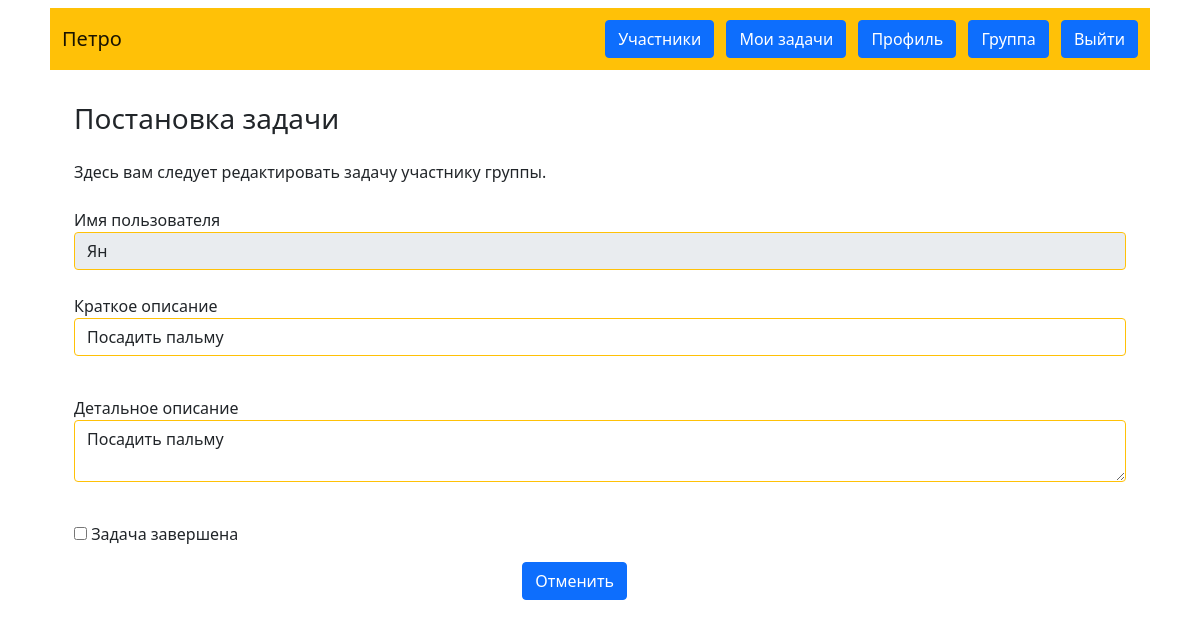
/edit_task/6 (signed in), run on the app's committed database.
### data/users.py (models this page shows, shortened)
class User(SqlAlchemyBase, UserMixin, SerializerMixin):
    __tablename__ = 'Users'
    id = sqlalchemy.Column(sqlalchemy.Integer,
                           primary_key=True, autoincrement=True)
    login = sqlalchemy.Column(sqlalchemy.String, unique=True, nullable=False)
    group = sqlalchemy.Column(sqlalchemy.Integer,
                              sqlalchemy.ForeignKey("Groups.id"))
    email = sqlalchemy.Column(sqlalchemy.String,
                              index=True, unique=True, nullable=False)
    password = sqlalchemy.Column(sqlalchemy.String, nullable=True)

class Task(SqlAlchemyBase, UserMixin, SerializerMixin):
    __tablename__ = 'Tasks'
    id = sqlalchemy.Column(sqlalchemy.Integer,
                           primary_key=True, autoincrement=True)
    user_id = sqlalchemy.Column(sqlalchemy.Integer,
                                sqlalchemy.ForeignKey("Users.id"))
    author_id = sqlalchemy.Column(sqlalchemy.Integer,
                                  sqlalchemy.ForeignKey("Users.id"))
    group_id = sqlalchemy.Column(sqlalchemy.Integer,
                                 sqlalchemy.ForeignKey("Groups.id"))
    short_task = sqlalchemy.Column(sqlalchemy.String, nullable=False)
    detail_task = sqlalchemy.Column(sqlalchemy.String, unique=False)
    completed = sqlalchemy.Column(sqlalchemy.Boolean)

### main.py (the view)
@app.route('/edit_task/<id>', methods=['GET', 'POST'])
@login_required
def edit_task(id):
    form = TaskForm()
    db_sess = db_session.create_session()
    task = db_sess.query(Task).get(id)
    if form.validate_on_submit():
        task.short_task = form.short_task.data
        task.detail_task = form.detail_task.data
        task.completed = form.completed.data
        db_sess.commit()
        return redirect(f'/edit_task/{id}')
    user = db_sess.query(User).get(task.user_id)
    group = db_sess.query(Group).get(current_user.group)
    admin = db_sess.query(User).get(group.group_admin)
    is_admin = False
    if current_user.id == admin.id:
        is_admin = True
    form.login.data = user.login
    form.short_task.data = task.short_task
    form.detail_task.data = task.detail_task
    form.completed.data = task.completed
    form.submit.label.text = 'Изменить'
    return render_template('edit_task.html', title='Изменение задачи', form=form, is_admin=is_admin)

### form/user.py
class TaskForm(FlaskForm):
    login = StringField('Имя пользователя', render_kw={'readonly': True}, validators=[DataRequired()])
    short_task = StringField('Краткое описание', validators=[DataRequired()])
    detail_task = TextAreaField('Детальное описание', validators=[DataRequired()])
    completed = BooleanField('Задача завершена')
    submit = SubmitField('Создать')
    cancel = SubmitField('Отменить')

### data/db_session.py (called while the page is built)
def create_session() -> Session:
    global __factory
    return __factory()

### main.py (called while the page is built)
@login_manager.user_loader
def load_user(user_id):
    db_sess = db_session.create_session()
    return db_sess.query(User).get(user_id)

### templates/edit_task.html (shortened to what this page needs)
{% extends "base.html" %}
{% block content %}
<h3>Постановка задачи</h3>
<p class="my-3 my-md-4">Здесь вам следует редактировать задачу участнику группы.</p>
<form action="" method="post" novalidate>
    <div>
        {{ form.login.label }}<br>
        {{ form.login(class="form-control border border-warning", type="email") }}<br>
    </div>
    <p>
        {{ form.short_task.label }}<br>
        {{ form.short_task(class="form-control border border-warning") }}<br>
    </p>
     <p>
        {{ form.detail_task.label }}<br>
        {{ form.detail_task(class="form-control border border-warning") }}<br>
    </p>
    <p>{{ form.completed() }} {{ form.completed.label }}</p>
     <div class="m4 row justify-content-around">
         <div class="col-2"><a class="btn btn-primary" id="cancel" href="/">Отменить</a></div>
    </div>
</form>
{% endblock %}

### templates/base.html (shortened to what this page needs)
<!doctype html>
<html lang="ru" xmlns="http://www.w3.org/1999/html">
<head>
    <link href="https://cdn.jsdelivr.net/npm/bootstrap@5.1.3/dist/css/bootstrap.min.css" rel="stylesheet"
>
</head>
<body>
<header class="container">
    <nav class="m-2 p-2 navbar navbar-light bg-warning">
        <div><a class="m-1 navbar-brand" href="/index">{{ current_user.login }}</a></div>
        {% if current_user.is_authenticated %}
        <div>
            <a class="m-1 btn btn-primary " href="/members/{{ current_user.group }}">Участники</a>
            <a class="m-1 btn btn-primary " href="/my_tasks">Мои задачи</a>
            <a class="m-1 btn btn-primary " href="/profile">Профиль</a>
            <a class="m-1 btn btn-primary" href="/my_groups">Группа</a>
            <a class="m-1 btn btn-primary" href="/logout">Выйти</a></div>
        {% else %}
        <div>
            <a class="m-1 btn btn-primary " href="/register">Зарегистрироваться</a>
            <a class="m-1 btn btn-success" href="/login">Войти</a>
        </div>
        {% endif %}
    </nav>
</header>
<main role="main" class="container">
    <div class="p-3 m-3">
        {% block content %}{% endblock %}
    </div>
</main>
</body>
</html>

### data on the page
User: login "Петро"
User: login "Ян"
Task: short_task "Посадить пальму", detail_task "Посадить пальму"
